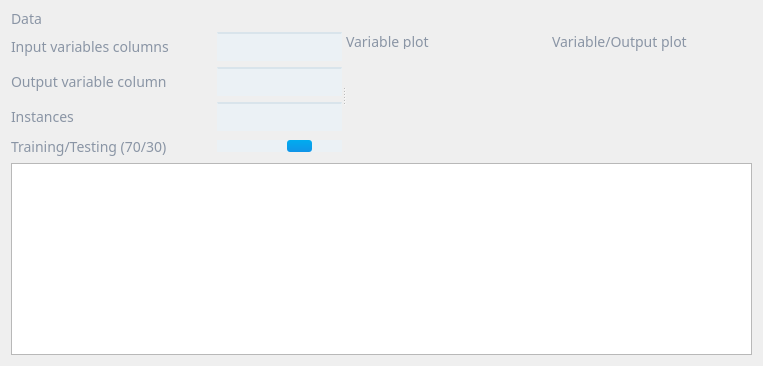
      <widget class="QWidget" name="pageData">
       <property name="styleSheet">
        <string notr="true">QWidget#pageData
{
background: rgb(255, 255, 255);
}

QLabel
{
color: rgb(138,149,165);
font-family: Dosis;
font-weight: medium;
font-size:14px;
}

QLineEdit
{
background: rgb(235,241,245);
border-top: 2px solid #d9e4eb;
padding: 2px;
font-family: Dosis;
font-weight: medium;
font-size:14px;
}

QSlider::groove:horizontal {
background: rgb(235,241,245);
height: 12px;
}

QSlider::handle:horizontal {
background: qlineargradient(spread:pad, x1:0, y1:0, x2:0, y2:1, stop:0 rgba(0, 172, 239, 255), stop:1 rgba(16, 148, 232, 255));
width: 25px;
border-radius: 3px;
}

QHeaderView::section
{
background: rgb(111,125,149);
color: rgb(255,255,255);
border: 1px solid #bdc3ce;
font-family: Dosis;
font-weight: medium;
font-size:14px;
}

QTableView::item:selected
{
background: qlineargradient(spread:pad, x1:0, y1:0, x2:0, y2:1, stop:0 rgba(133, 43, 153, 255), stop:1 rgba(116, 29, 136, 255));
}
QTableView::item:hover
{
background: rgba(133, 43, 153, 100);
}

QTableView::row:hover
{
background: rgba(133, 43, 153, 100);
}

QScrollBar
{
background: rgb(244, 244, 244);
}
QScrollBar::handle:vertical {
background: rgb(138, 149, 165);
min-height: 20px;
}

QScrollBar::add-line:vertical {
height: 0px;
subcontrol-position: bottom;
subcontrol-origin: margin;
}
QScrollBar::sub-line:vertical {
height: 0px;
subcontrol-position: top;
subcontrol-origin: margin;
}

QScrollBar::handle:horizontal {
background: rgb(138, 149, 165);
min-width: 20px;
}

QScrollBar::add-line:horizontal {
height: 0px;
subcontrol-position: bottom;
subcontrol-origin: margin;
}
QScrollBar::sub-line:horizontal {
height: 0px;
subcontrol-position: top;
subcontrol-origin: margin;
}</string>
       </property>
       <layout class="QGridLayout" name="gridLayout_13">
        <item row="0" column="0">
         <layout class="QVBoxLayout" name="verticalLayout">
          <item>
           <widget class="QLabel" name="label_3">
            <property name="maximumSize">
             <size>
              <width>16777215</width>
              <height>15</height>
             </size>
            </property>
            <property name="text">
             <string>Data</string>
            </property>
           </widget>
          </item>
          <item>
           <widget class="QSplitter" name="splitter_5">
            <property name="orientation">
             <enum>Qt::Horizontal</enum>
            </property>
            <widget class="QWidget" name="">
             <layout class="QGridLayout" name="gridLayout_2">
              <item row="3" column="0">
               <widget class="QLabel" name="label_4">
                <property name="text">
                 <string>Instances</string>
                </property>
               </widget>
              </item>
              <item row="2" column="0">
               <widget class="QLabel" name="label_2">
                <property name="text">
                 <string>Output variable column</string>
                </property>
               </widget>
              </item>
              <item row="1" column="0">
               <widget class="QLabel" name="label">
                <property name="minimumSize">
                 <size>
                  <width>200</width>
                  <height>0</height>
                 </size>
                </property>
                <property name="text">
                 <string>Input variables columns</string>
                </property>
               </widget>
              </item>
              <item row="3" column="1">
               <widget class="QLineEdit" name="lineEdit_3"/>
              </item>
              <item row="1" column="1">
               <widget class="QLineEdit" name="lineEdit"/>
              </item>
              <item row="2" column="1">
               <widget class="QLineEdit" name="lineEdit_2"/>
              </item>
              <item row="4" column="0">
               <widget class="QLabel" name="label_5">
                <property name="text">
                 <string>Training/Testing (70/30)</string>
                </property>
               </widget>
              </item>
              <item row="4" column="1">
               <widget class="QSlider" name="horizontalSlider">
                <property name="minimum">
                 <number>1</number>
                </property>
                <property name="maximum">
                 <number>100</number>
                </property>
                <property name="value">
                 <number>70</number>
                </property>
                <property name="orientation">
                 <enum>Qt::Horizontal</enum>
                </property>
               </widget>
              </item>
             </layout>
            </widget>
            <widget class="QWidget" name="gridLayoutWidget">
             <layout class="QGridLayout" name="gridLayout_6">
              <item row="1" column="1">
               <widget class="QCustomPlot" name="variablePlot2" native="true">
                <property name="minimumSize">
                 <size>
                  <width>200</width>
                  <height>0</height>
                 </size>
                </property>
               </widget>
              </item>
              <item row="1" column="0">
               <widget class="QCustomPlot" name="variablePlot" native="true">
                <property name="minimumSize">
                 <size>
                  <width>200</width>
                  <height>0</height>
                 </size>
                </property>
               </widget>
              </item>
              <item row="0" column="0">
               <widget class="QLabel" name="label_29">
                <property name="maximumSize">
                 <size>
                  <width>16777215</width>
                  <height>15</height>
                 </size>
                </property>
                <property name="text">
                 <string>Variable plot</string>
                </property>
               </widget>
              </item>
              <item row="0" column="1">
               <widget class="QLabel" name="label_30">
                <property name="text">
                 <string>Variable/Output plot</string>
                </property>
               </widget>
              </item>
             </layout>
            </widget>
           </widget>
          </item>
          <item>
           <widget class="QTableView" name="tableView">
            <property name="alternatingRowColors">
             <bool>false</bool>
            </property>
            <property name="selectionMode">
             <enum>QAbstractItemView::SingleSelection</enum>
            </property>
            <property name="selectionBehavior">
             <enum>QAbstractItemView::SelectColumns</enum>
            </property>
           </widget>
          </item>
         </layout>
        </item>
       </layout>
      </widget>
